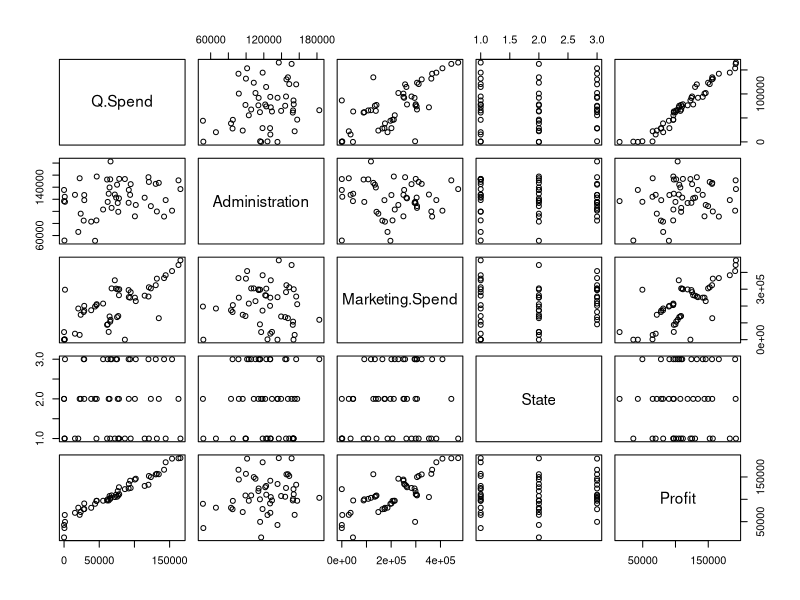
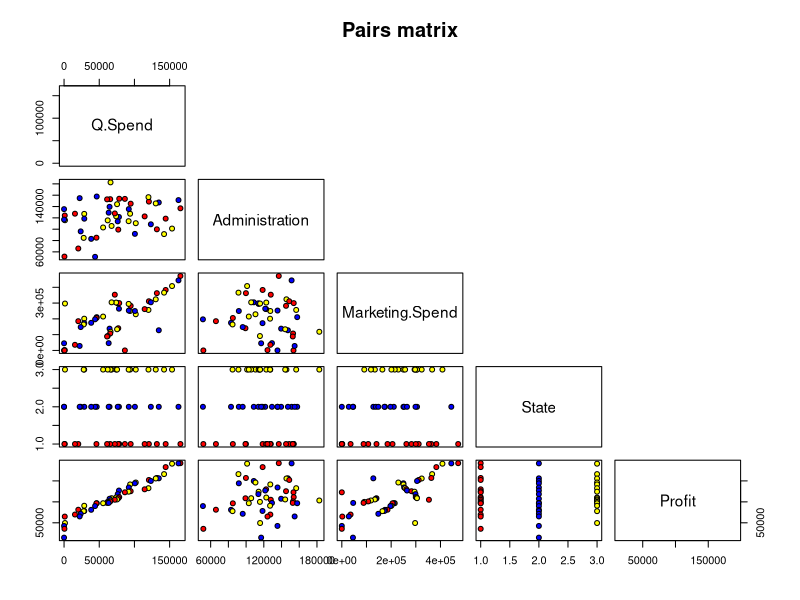
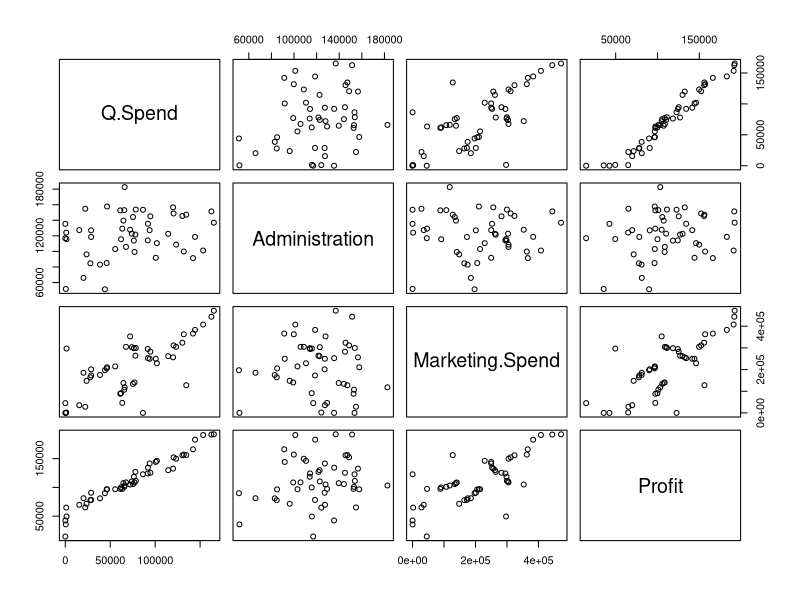
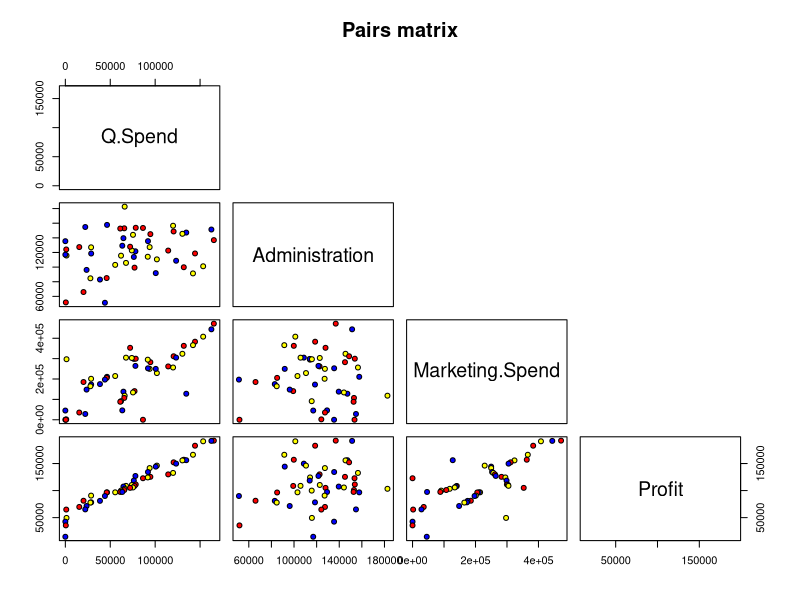

Source code (R) for these figures, in order:
#Set wd
setwd("C:/Users/BIO/Desktop/Data_Analysis_Comparation/Clase_Datos")

# Importing the dataset
dataset = read.csv('Data_des_sta.csv')

#Drop variable
library(dplyr)
dataset <- select(dataset, -X)

# Encoding categorical data
dataset$State = factor(dataset$State,
                       levels = c('New York', 'California', 'Florida'),
                       labels = c(1, 2, 3))

#Descriptive Statistics
summary(dataset)
#Correlation
pairs(dataset)

# Using Pairs
pairs(dataset, labels = colnames(dataset), main = "Pairs matrix", 
      pch = 21, bg = c("red", "blue", 
                       "yellow")[unclass(dataset$State)], 
      upper.panel = NULL)

#Many ways
dataset_draff <- dataset
# Or 
#dataset_draff = dataset[, c("Quality.Spend", "Administration", "Marketing.Spend", "Profit")]
#Drop variable
dataset_draff <- select(dataset_draff, -State)
#Correlation
pairs(dataset_draff)
# Using Pairs
pairs(dataset_draff, labels = colnames(dataset_draff), main = "Pairs matrix", pch = 21,
      bg = c("red", "blue", "yellow")[unclass(dataset$State)], upper.panel = NULL)

